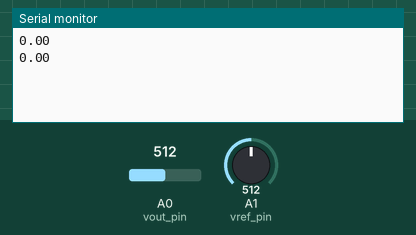
A sketch run on a simulated Arduino Uno, built with avr-gcc and run on an emulated ATmega328P. Shown: the last lines printed to the serial monitor. The inputs (shaded band) are chosen by the test bench; at power-on: A0 (vout_pin) = 512, A1 (vref_pin) = 512.

Above: at 1.8 s.
1.9 s: A0 (vout_pin) set to 716
At 2.4 s:
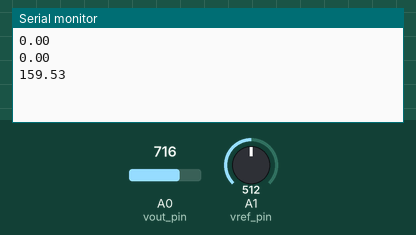
3.4 s: A1 (vref_pin) set to 306
At 4.7 s:
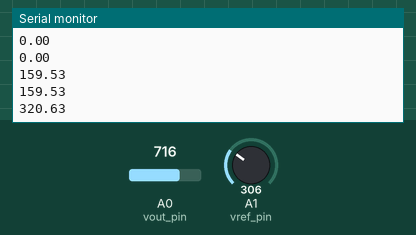
4.9 s: A0 (vout_pin) set to 900
At 5.8 s:
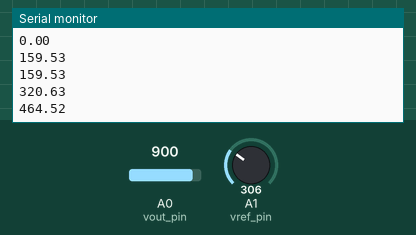
6.4 s: A1 (vref_pin) set to 122
At 7.5 s:
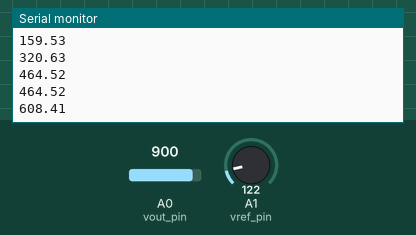
Timing chart, 0 to 8.9 s (numbered marks = the images above; inputs shaded):
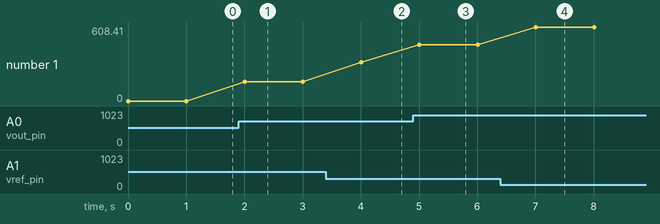

Measured:
- after the input at 1.9 s, the serial monitor: prints a new line after 0.10 s (image 1)
- after the input at 3.4 s, the serial monitor: prints a new line after 0.60 s (image 2)
- after the input at 4.9 s, the serial monitor: prints a new line after 0.10 s (image 3)
- after the input at 6.4 s, the serial monitor: prints a new line after 0.61 s (image 4)
- plotted number 1: 0 → 159.53 after the input at 1.9 s, 159.53 → 320.63 after the input at 3.4 s, 320.63 → 464.52 after the input at 4.9 s, 464.52 → 608.41 after the input at 6.4 s

The sketch:

HO-200S_current_sensor.ino
```cpp
int vout_pin = A0;
int vref_pin = A1;
void setup() {
  Serial.begin(9600);
}

void loop() {
  float readVoltage = analogRead(vout_pin);
  float readVoltage_1 = analogRead(vref_pin);
  float Vout = (readVoltage * 5 ) / 1023;
  float Vref = (readVoltage_1 * 5 ) / 1023;
  float current = (Vout-Vref)*160;
  Serial.println(current);
  // Serial.println(analogRead(A2));
  delay(1000);
}
```
